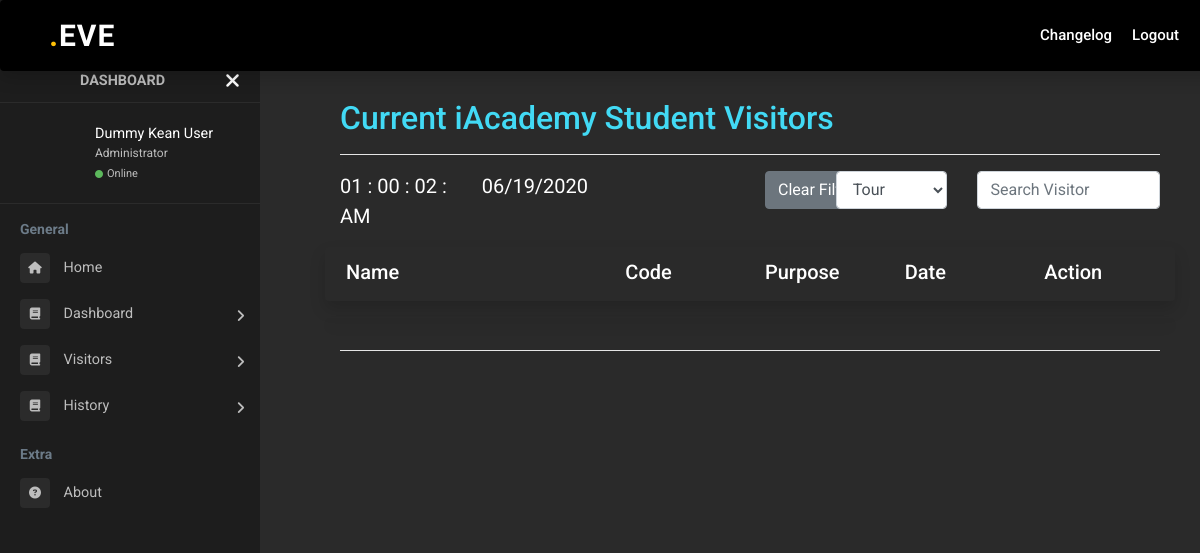
The app's page /eve/module-admin/admin-security/admin-security-visitors-student.php (signed in), older data.
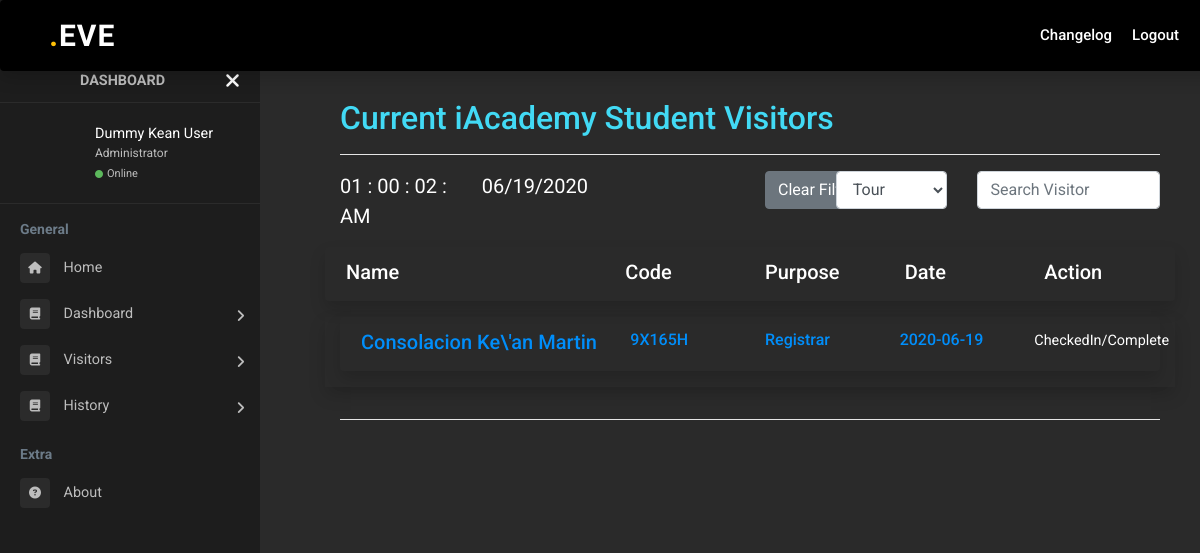
The same page, newer data.
### tables this page shows
CREATE TABLE `user_school_visit` (
  `id` int(50) NOT NULL,
  `username` varchar(50) NOT NULL,
  `firstName` varchar(50) NOT NULL,
  `middleName` varchar(50) NOT NULL,
  `lastName` varchar(50) NOT NULL,
  `email` varchar(50) NOT NULL,
  `dateOfVisit` date NOT NULL,
  `purpose` varchar(80) NOT NULL,
  `personToMeet` varchar(50) NOT NULL,
  `idType` varchar(50) NOT NULL,
  `contactNumber` varchar(11) NOT NULL,
  `guestcode` varchar(6) NOT NULL,
  `checkIn` date NOT NULL,
  `checkOut` date NOT NULL,
  `status` varchar(10) DEFAULT 'pending'
);

### eve/module-admin/admin-security/admin-security-visitors-student.php (called while the page is built, shortened)
<?php
  require_once 'admin-view/header/header-welcome-login.php';
  require_once 'admin-view/navbar/navbar-admin.php';
  require_once 'admin-view/sidebar/sidebar-admin.php';
  require_once 'admin-view/content/content-admin-security-visitors-students.php';
  require_once 'admin-view/footer/footer-main.php';
 ?>

### eve/module-admin/admin-security/admin-security-process/process-students.php (the view, shortened to what this page needs)
<?php
  function getListing(){
    @include('../../library-process/connection.php');
    $query = 'SELECT * FROM user_school_visit WHERE dateOfVisit = ?';
    $pStatement = $conn->prepare($query);
    $dateNow = date('Y-m-d');
    $pStatement->bind_param('s', $dateNow);
    $pStatement->execute();
    $result = $pStatement->get_result();
    while($row = $result->fetch_assoc()){
      $action = null;
      if($row['status'] == 'checkedIn' || $row['status'] == 'complete')
        $action = 'CheckedIn/Complete';
      else {
        $action = '<a href="admin-security-dashboard.php?onCheckIn='.$row['guestcode'].'&type=student" class="btn btn-secondary" style="margin-right:5px ">Check-In</a>';
      }
      echo '<div class="alert alert-shadow flex-column align-items-start shadow" role="alert">
              <div class="row">
                <div class="col-4">
                  <h5 class="mb-1" style=\'color:#008efa\'>'.$row['lastName'].' '.$row['firstName'].'</h5>
                </div>
                <div class="col-2">
                   <h6 style=\'color:#008efa\'>'.$row['guestcode'].'</h6>
                </div>
                <div class="col-2">
                  <h6 style=\'color:#008efa\'>'.$row['purpose'].'</h6>
                </div>
                <div class="col-2">
                  <h6 style=\'color:#008efa\'>'.$row['dateOfVisit'].'</h6>
                </div>
                <div class="col-1">
                  '.$action.'
                </div>
                <div class="col-1">
                </div>
              </div>
            </div>';
    }
  }
 ?>

Row changes from the older to the newer data that the page shows:
added user_school_visit: lastName "Consolacion", firstName "Ke\\'an Martin", guestcode "9X165H", purpose "Registrar", dateOfVisit "2020-06-19", status "CheckedIn/Complete"
